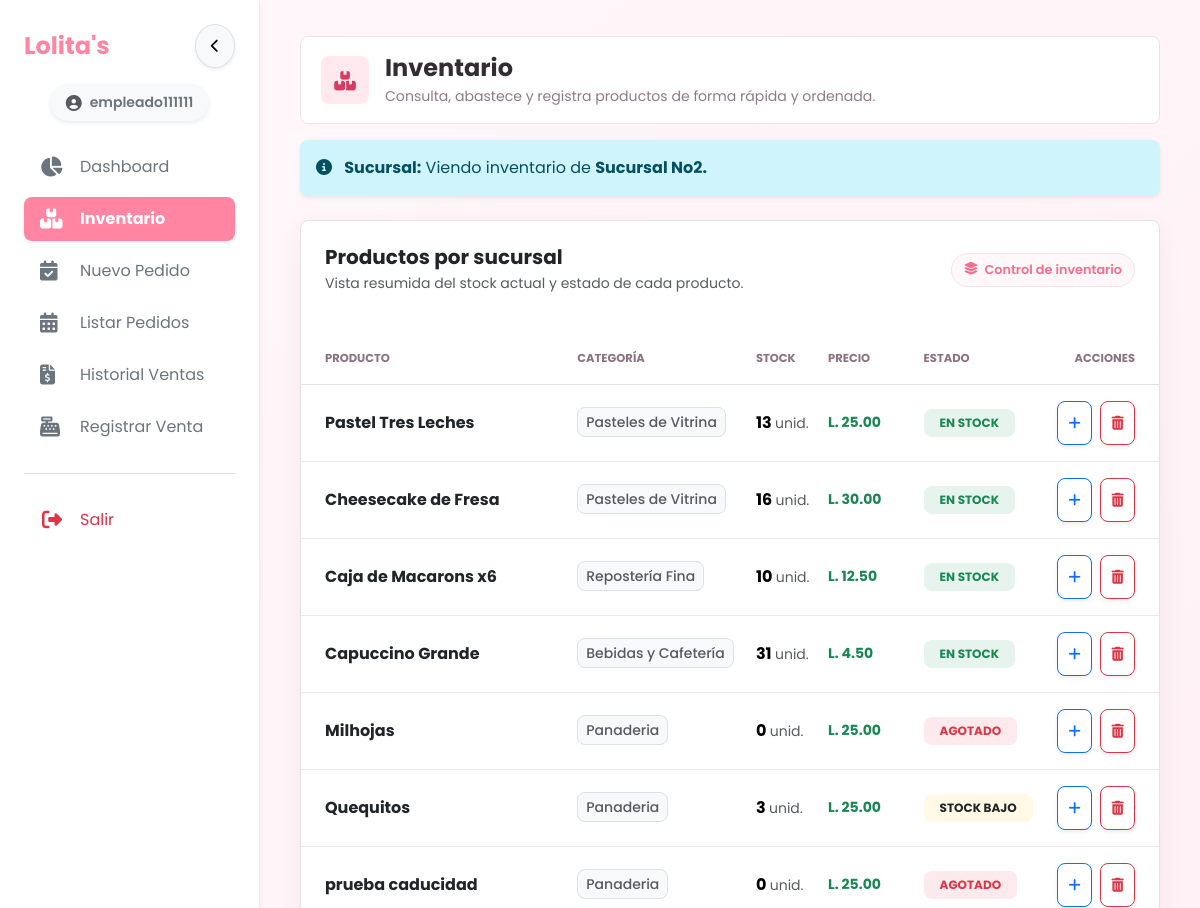
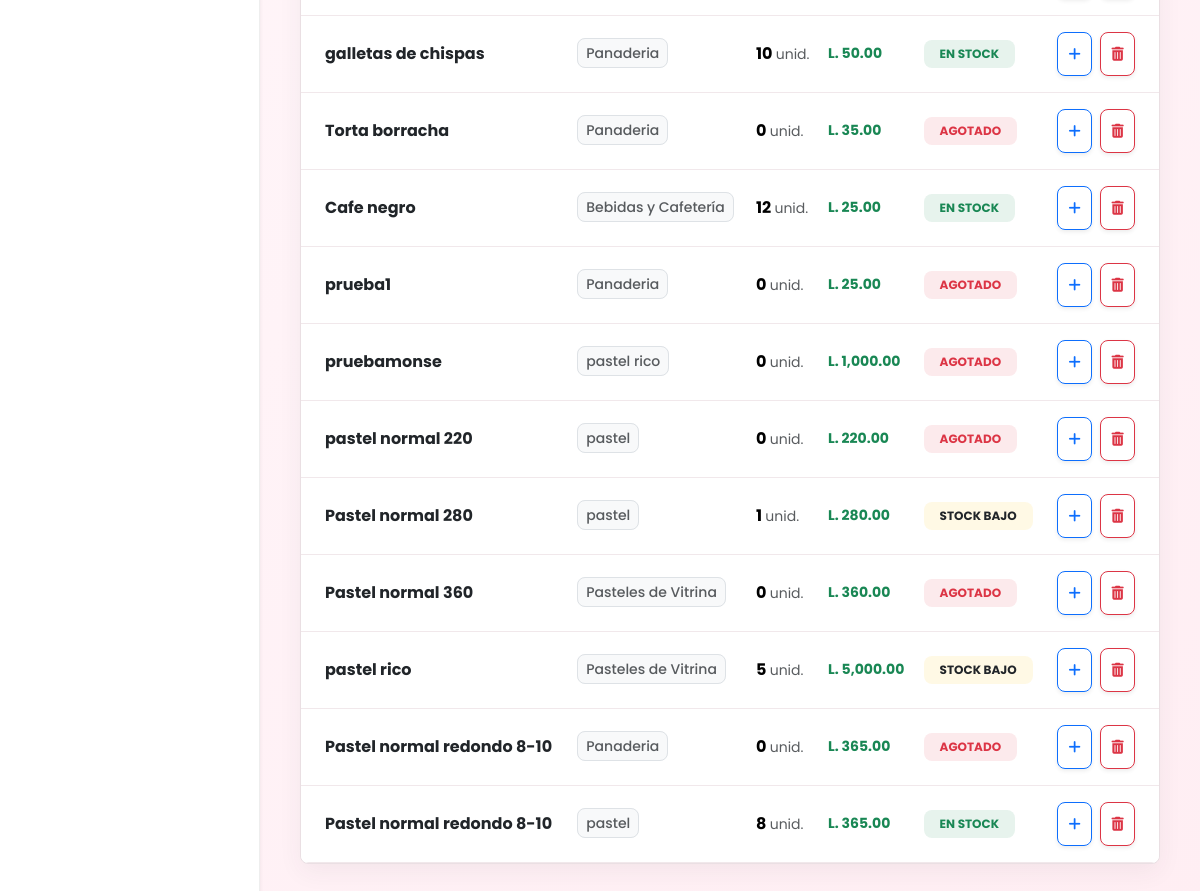
Screenshot of /index.php?view=inventario (signed in) with the database file from the repository (2 pictures, top to bottom).
### tables this page shows
CREATE TABLE `productos` (
  `id_producto` int NOT NULL AUTO_INCREMENT,
  `id_categoria` int DEFAULT NULL,
  `tipo_producto` enum('pastel','panaderia') NOT NULL DEFAULT 'panaderia',
  `nombre_producto` varchar(100) NOT NULL,
  `descripcion` text,
  `precio_base` decimal(10,2) NOT NULL,
  `imagen_url` varchar(255) DEFAULT NULL,
  `dias_vida_util` int DEFAULT '0',
  `estado` enum('Activo','Inactivo') NOT NULL DEFAULT 'Activo',
  PRIMARY KEY (`id_producto`),
  KEY `id_categoria` (`id_categoria`),
  KEY `idx_productos_estado_nombre` (`estado`,`nombre_producto`),
  CONSTRAINT `productos_ibfk_1` FOREIGN KEY (`id_categoria`) REFERENCES `categorias` (`id_categoria`) ON DELETE SET NULL
);

CREATE TABLE `categorias` (
  `id_categoria` int NOT NULL AUTO_INCREMENT,
  `nombre_categoria` varchar(50) NOT NULL,
  `estado` enum('Activo','Inactivo') NOT NULL DEFAULT 'Activo',
  PRIMARY KEY (`id_categoria`),
  UNIQUE KEY `uq_categorias_nombre` (`nombre_categoria`)
);

### app/models/Producto.php (called while the page is built, shortened)
<?php
class Producto {
    private $conn;
    public function __construct($db) {
        $this->conn = $db;
    }
    public function obtenerPorSucursal($id_sucursal) {
        $query = "SELECT
                    p.id_producto, i.id_sucursal, p.nombre_producto, p.precio_base,
                    c.nombre_categoria, SUM(i.stock_actual) as stock_actual, MAX(i.stock_minimo) as stock_minimo,
                    s.nombre_sucursal
                FROM inventario i
                INNER JOIN productos p ON i.id_producto = p.id_producto
                INNER JOIN categorias c ON p.id_categoria = c.id_categoria
                INNER JOIN sucursales s ON i.id_sucursal = s.id_sucursal
                WHERE i.id_sucursal = :id_sucursal
                GROUP BY p.id_producto, i.id_sucursal, p.nombre_producto, p.precio_base, c.nombre_categoria, s.nombre_sucursal";
        $stmt = $this->conn->prepare($query);
        $stmt->bindValue(':id_sucursal', (int)$id_sucursal, PDO::PARAM_INT);
        $stmt->execute();
        return $stmt->fetchAll(PDO::FETCH_ASSOC);
    }
}
?>

### app/Services/InventarioPageService.php (called while the page is built, shortened)
<?php
final class InventarioPageService
{
    public function data(?int $requestedBranch): array
    {
        require_once dirname(__DIR__) . '/models/Producto.php';
        $role = (int) ($_SESSION['id_rol'] ?? 0);
        $userBranch = (int) ($_SESSION['id_sucursal'] ?? 0);
        $allowed = Auth::allowedBranches('inventory.view');
        $branches = $this->branches($allowed);
        $branchId = $role === Auth::EMPLOYEE ? $userBranch : $requestedBranch;
        $products = $branchId ? (new \Producto($this->db))->obtenerPorSucursal($branchId) : [];
        $categories = $this->db->query('SELECT id_categoria, nombre_categoria FROM categorias ORDER BY nombre_categoria')->fetchAll();
        $branchName = 'No asignada';
        if ($userBranch > 0) {
            $stmt = $this->db->prepare('SELECT nombre_sucursal FROM sucursales WHERE id_sucursal = ?');
            $stmt->execute([$userBranch]);
            $branchName = (string) ($stmt->fetchColumn() ?: $branchName);
        }
        return [
            'categorias' => $categories,
            'sucursales_modal' => $branches,
            'sucursales' => $branches,
            'id_rol' => $role,
            'id_sucursal_user' => $userBranch ?: null,
            'nombre_sucursal_user' => $branchName,
            'id_sucursal_filtro' => $branchId,
            'productos' => $products,
        ];
    }
    private function branches(?array $allowed): array
    {
        $holders = implode(',', array_fill(0, count($allowed), '?'));
        $stmt = $this->db->prepare("SELECT id_sucursal, nombre_sucursal FROM sucursales WHERE id_sucursal IN ($holders) ORDER BY nombre_sucursal");
        $stmt->execute($allowed);
        return $stmt->fetchAll();
    }
}

### app/Security/Auth.php (called while the page is built, shortened)
<?php
final class Auth
{
    public static function hasPermission(string $permission): bool
    {
        $role = (int) ($_SESSION['id_rol'] ?? 0);
        $permissions = isset($_SESSION['permissions']) && is_array($_SESSION['permissions'])
            ? $_SESSION['permissions']
            : (self::ROLE_PERMISSIONS[$role] ?? []);
        return in_array('*', $permissions, true) || in_array($permission, $permissions, true);
    }
    public static function canAccessBranch(int $branchId, ?string $permission = null): bool
    {
        $role = (int) ($_SESSION['id_rol'] ?? 0);
        return in_array($branchId, self::sessionBranches(), true);
    }
    private static function sessionBranches(): array
    {
        $branches = array_map('intval', $_SESSION['sucursales'] ?? []);
        $singleBranch = (int) ($_SESSION['id_sucursal'] ?? 0);
        if ($singleBranch > 0) $branches[] = $singleBranch;
        return array_values(array_unique(array_filter($branches, static fn (int $id): bool => $id > 0)));
    }
}

### views/inventario/listar.php (the view, shortened to what this page needs)
<div class="container-fluid app-page p-2 p-md-4">
    <header class="app-page-header">
        <div class="app-page-header__main">
            <span class="app-page-header__icon" aria-hidden="true"><i class="fa-solid fa-boxes-stacked"></i></span>
            <div class="app-page-header__copy">
                <h2 class="app-page-header__title">Inventario</h2>
                <p class="app-page-header__subtitle">Consulta, abastece y registra productos de forma rápida y ordenada.</p>
            </div>
        </div>
    </header>
    <?php if ($id_rol !== \App\Security\Auth::EMPLOYEE): ?>
    <div class="inventory-branch-filter mb-4">
        <label class="inventory-branch-filter__label" for="inventoryBranch">
            <i class="fa-solid fa-store" aria-hidden="true"></i>
            Sucursal
        </label>
        <div class="inventory-branch-filter__control">
            <select id="inventoryBranch" class="form-select" aria-describedby="inventoryBranchHelp" onchange="location.href='index.php?view=inventario&sucursal_id=' + encodeURIComponent(this.value)">
                <option value="">-- Selecciona una sucursal --</option>
                <?php foreach($sucursales as $s): ?>
                    <option value="<?= $s['id_sucursal'] ?>" <?= ($id_sucursal_filtro == $s['id_sucursal']) ? 'selected' : '' ?>>
                        <?= e($s['nombre_sucursal']) ?>
                    </option>
                <?php endforeach; ?>
            </select>
        </div>
        <span id="inventoryBranchHelp" class="visually-hidden">Filtra los productos por sucursal.</span>
    </div>
    <?php else: ?>
    <div class="row mb-4">
        <div class="col-12">
            <div class="alert alert-info border-0 rounded-4 shadow-sm mb-0">
                <i class="fa-solid fa-info-circle me-2"></i>
                <strong>Sucursal:</strong> Viendo inventario de <span class="fw-bold"><?= htmlspecialchars($nombre_sucursal_user) ?></span>
            </div>
        </div>
    </div>
    <?php endif; ?>
    <div class="card app-panel overflow-hidden">
        <div class="card-body p-3 p-md-4">
            <div class="d-flex flex-column flex-md-row justify-content-between align-items-start align-items-md-center gap-2 mb-3">
                <div>
                    <h5 class="fw-bold mb-1">Productos por sucursal</h5>
                    <p class="text-muted small mb-0">Vista resumida del stock actual y estado de cada producto.</p>
                </div>
                <div class="chip-pill">
                    <i class="fa-solid fa-layer-group"></i> Control de inventario
                </div>
            </div>
        </div>
        <div class="table-responsive">
            <table class="table table-hover align-middle mb-0 mobile-card-table inventory-main-table">
                <thead class="bg-light text-muted small text-uppercase">
                    <tr>
                        <th class="ps-4 py-3">Producto</th>
                        <th class="d-none d-lg-table-cell py-3">Categoría</th>
                        <th class="py-3">Stock</th>
                        <th class="py-3">Precio</th>
                        <th class="d-none d-md-table-cell py-3">Estado</th>
                        <th class="text-end pe-4 py-3">Acciones</th>
                    </tr>
                </thead>
                <tbody>
                    <?php if (empty($productos)): ?>
                    <tr>
                        <td colspan="6" class="text-center py-5 text-muted">
                            <div class="mb-3 display-5 opacity-50">
                                <i class="fa-solid fa-box-open"></i>
                            </div>
                            <h5 class="fw-bold mb-1">Sin productos</h5>
                            <p class="small mb-0">No hay productos registrados en esta sucursal.</p>
                        </td>
                    </tr>
                    <?php else: ?>
                    <?php foreach($productos as $p): ?>
                    <tr>
                        <td class="ps-4 py-3" data-label="Producto">
                            <div class="fw-bold text-dark"><?= htmlspecialchars($p['nombre_producto']); ?></div>
                        </td>
                        <td class="d-none d-lg-table-cell text-muted small fw-medium py-3" data-label="Categoría">
                            <span class="bg-light px-2 py-1 rounded-3 border">
                                <?= htmlspecialchars($p['nombre_categoria']); ?>
                            </span>
                        </td>
                        <td class="py-3" data-label="Stock">
                            <div class="fw-bold fs-6"><?= $p['stock_actual']; ?> <small class="text-muted fw-normal">unid.</small></div>
                        </td>
                        <td class="small fw-bold text-success py-3" data-label="Precio">L. <?= number_format($p['precio_base'], 2); ?></td>
                        <td class="d-none d-md-table-cell py-3" data-label="Estado">
                            <?php if($p['stock_actual'] <= 0): ?>
                                <span class="badge bg-danger bg-opacity-10 text-danger rounded-pill px-3 py-2 fw-bold">AGOTADO</span>
                            <?php elseif($p['stock_actual'] <= $p['stock_minimo']): ?>
                                <span class="badge bg-warning bg-opacity-10 text-warning rounded-pill px-3 py-2 fw-bold text-dark">STOCK BAJO</span>
                            <?php else: ?>
                                <span class="badge bg-success bg-opacity-10 text-success rounded-pill px-3 py-2 fw-bold">EN STOCK</span>
                            <?php endif; ?>
                        </td>
                        <td class="text-end pe-4 py-3" data-label="Acciones">
                            <div class="d-flex justify-content-end gap-2">
                                <?php if (\App\Security\Auth::canAccessBranch((int) $p['id_sucursal'], 'inventory.adjust')): ?>
                                    <button class="btn btn-sm btn-outline-primary rounded-circle shadow-sm d-flex align-items-center justify-content-center hover-lift" style="width: 35px; height: 35px;" data-bs-toggle="modal" data-bs-target="#modalAbastecer<?= $p['id_producto'] ?>_<?= $p['id_sucursal'] ?>" title="Abastecer">
                                        <i class="fa-solid fa-plus"></i>
                                    </button>
                                    <button class="btn btn-sm btn-outline-danger rounded-circle shadow-sm d-flex align-items-center justify-content-center hover-lift" style="width: 35px; height: 35px;" data-bs-toggle="modal" data-bs-target="#modalMerma<?= $p['id_producto'] ?>_<?= $p['id_sucursal'] ?>" title="Merma">
                                        <i class="fa-solid fa-trash-can"></i>
                                    </button>
                                <?php else: ?>
                                    <span class="text-muted small"><i class="fa-solid fa-ban"></i></span>
                                <?php endif; ?>
                            </div>
                        </td>
                    </tr>
                    <?php endforeach; ?>
                    <?php endif; ?>
                </tbody>
            </table>
        </div>
    </div>
</div>
<link rel="stylesheet" href="css/views/inventario.css?v=<?= filemtime(__DIR__ . '/../../public/css/views/inventario.css') ?>">

### public/css/estilos.css (style rules this page uses)
:root { --primary-color: #ff85a2; --primary-dark: #f76d8e; --soft-bg: #fff8fb; --text-color: #40353d; --muted-color: #8f7b86; --border-color: #f6e2ea; }
* { box-sizing: border-box; }
body { font-family: 'Poppins', sans-serif; background: linear-gradient(135deg, #fff8fb 0%, #ffeef3 100%); color: var(--text-color); overflow-x: hidden; }
.section-card, .card, .modal-content, .table-responsive, .offcanvas { border-radius: 0.5rem !important; }
.section-card, .card { box-shadow: 0 12px 32px rgba(255, 133, 162, 0.08) !important; border: 1px solid rgba(255, 133, 162, 0.08); }
.table { border-collapse: separate; border-spacing: 0; }
.table thead th { font-size: 0.72rem; letter-spacing: 0.08em; text-transform: uppercase; color: #8c7280; }
.table td, .table th { vertical-align: middle; }
.chip-pill { display: inline-flex; align-items: center; gap: 0.4rem; padding: 0.4rem 0.75rem; border-radius: 999px; background: #fff8fb; color: var(--primary-dark); border: 1px solid var(--border-color); font-weight: 600; font-size: 0.8rem; }

### public/css/components.css (style rules this page uses)
.app-page { width: 100%; max-width: 1720px; margin-inline: auto; }
.app-page-header { display: flex; align-items: center; justify-content: space-between; gap: 1rem; padding: 1rem 1.25rem; margin-bottom: 1rem; border: 1px solid #f0e3e8; border-radius: 8px; background: #fff; }
.app-page-header__main { display: flex; align-items: center; gap: 1rem; min-width: 0; }
.app-page-header__icon { display: inline-flex; flex: 0 0 48px; align-items: center; justify-content: center; width: 48px; height: 48px; border-radius: 8px; color: #d63b62; background: #ffe9ef; font-size: 1.2rem; }
.app-page-header__copy { min-width: 0; }
.app-page-header__title { margin: 0 0 0.2rem; color: #332c30; font-size: clamp(1.25rem, 2vw, 1.75rem); font-weight: 700; line-height: 1.25; }
.app-page-header__subtitle { margin: 0; color: var(--muted-color); font-size: 0.88rem; }
.app-panel, .app-toolbar, .app-page > .card, .app-page > form > .card { border: 1px solid #eadfe3 !important; border-radius: 8px !important; background: #fff !important; box-shadow: 0 8px 24px rgba(67, 54, 61, 0.06) !important; }
.app-page .table-responsive { border-color: #eadfe3 !important; border-radius: 8px !important; background: #fff; }
.app-page .table thead, .app-page .table thead.bg-dark, .app-page .table thead.bg-light { color: #8d7a84 !important; background: #faf8f9 !important; }
.app-page .table thead th { border-bottom-color: #e8dde1; letter-spacing: 0; }
.app-page .table tbody td, .app-page .table tbody th { border-bottom-color: #f1e8eb; }
.app-page .alert { border-radius: 8px !important; }
.app-page .rounded-4 { border-radius: 8px !important; }

### public/css/views/inventario.css (style rules this page uses)
.hover-lift { transition: transform 0.2s ease, background-color 0.2s ease; }

### rows the page displays
productos: nombre_producto "Pastel Tres Leches", id_categoria.nombre_categoria "Pasteles de Vitrina", stock_actual "13", precio_base "25.00", shows "EN STOCK"
productos: nombre_producto "Cheesecake de Fresa", id_categoria.nombre_categoria "Pasteles de Vitrina", stock_actual "16", precio_base "30.00", shows "EN STOCK"
productos: nombre_producto "Caja de Macarons x6", id_categoria.nombre_categoria "Repostería Fina", stock_actual "10", precio_base "12.50", shows "EN STOCK", $p['id_producto'] 3 (drawn)
productos: nombre_producto "Capuccino Grande", id_categoria.nombre_categoria "Bebidas y Cafetería", stock_actual "31", precio_base "4.50", shows "EN STOCK"
productos: nombre_producto "Milhojas", id_categoria.nombre_categoria "Panaderia", stock_actual "0", precio_base "25.00", shows "AGOTADO"
productos: nombre_producto "Quequitos", id_categoria.nombre_categoria "Panaderia", stock_actual "3", precio_base "25.00", shows "STOCK BAJO"
productos: nombre_producto "prueba caducidad", id_categoria.nombre_categoria "Panaderia", stock_actual "0", precio_base "25.00", shows "AGOTADO"
productos: nombre_producto "galletas de chispas", id_categoria.nombre_categoria "Panaderia", stock_actual "10", precio_base "50.00", shows "EN STOCK"
productos: nombre_producto "Torta borracha", id_categoria.nombre_categoria "Panaderia", stock_actual "0", precio_base "35.00", shows "AGOTADO"
productos: nombre_producto "Cafe negro", id_categoria.nombre_categoria "Bebidas y Cafetería", stock_actual "12", precio_base "25.00", shows "EN STOCK"
productos: nombre_producto "prueba1", id_categoria.nombre_categoria "Panaderia", stock_actual "0", precio_base "25.00", shows "AGOTADO"
productos: nombre_producto "pruebamonse", id_categoria.nombre_categoria "pastel rico", stock_actual "0", precio_base "1,000.00", shows "AGOTADO"
productos: nombre_producto "pastel normal 220", id_categoria.nombre_categoria "pastel", stock_actual "0", precio_base "220.00", shows "AGOTADO"
productos: nombre_producto "Pastel normal 280", id_categoria.nombre_categoria "pastel", stock_actual "1", precio_base "280.00", shows "STOCK BAJO"
productos: nombre_producto "Pastel normal 360", id_categoria.nombre_categoria "Pasteles de Vitrina", stock_actual "0", precio_base "360.00", shows "AGOTADO"
productos: nombre_producto "pastel rico", id_categoria.nombre_categoria "Pasteles de Vitrina", stock_actual "5", precio_base "5,000.00", shows "STOCK BAJO"
productos: nombre_producto "Pastel normal redondo 8-10", id_categoria.nombre_categoria "Panaderia", stock_actual "0", precio_base "365.00", shows "AGOTADO"
productos: nombre_producto "Pastel normal redondo 8-10", id_categoria.nombre_categoria "pastel", stock_actual "8", precio_base "365.00", shows "EN STOCK"

### other values shown
$_SESSION['username'] "empleado111111"
$nombre_sucursal_user "Sucursal No2."
